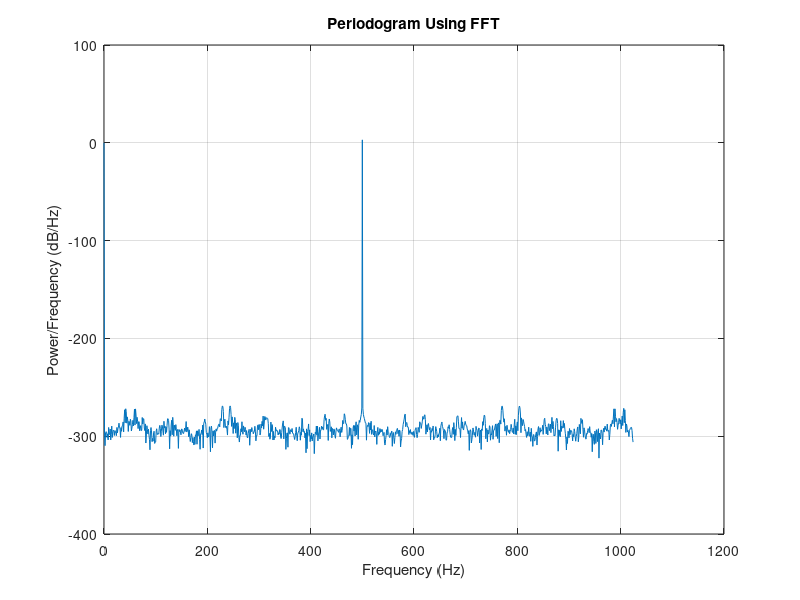

Recreate this plot in MATLAB.
%% Clean Up
close all; clear; clc;

%% Prelab 2

fs = 2048;
t = 0:1/fs:1-1/fs;
x = 2*sin(2*pi*t*500) + 1;

N = length(x);
xdft = fft(x);
xdft = xdft(1:N/2+1);
psdx = (1/(fs*N)) * abs(xdft).^2;
psdx(2:end-1) = 2*psdx(2:end-1);
freq = 0:fs/length(x):fs/2;

plot(freq,pow2db(psdx))
grid on
title("Periodogram Using FFT")
xlabel("Frequency (Hz)")
ylabel("Power/Frequency (dB/Hz)")
